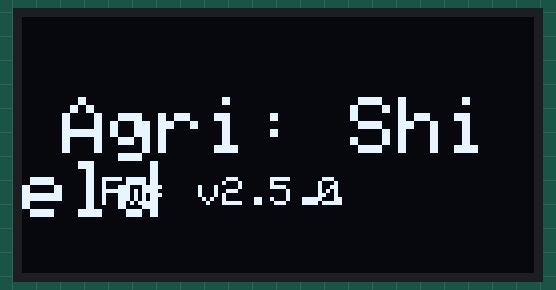
Simulated run of this sketch. Board: ESP32. Shown: 128×64 one-colour display. What the sketch prints to the serial monitor is not drawn.

Above: at 1.36 s.
At 5.7 s:
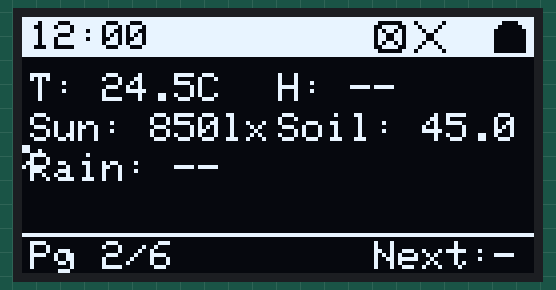
At 15.78 s:
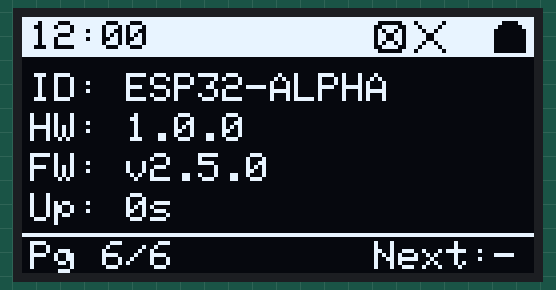
At 23.79 s:
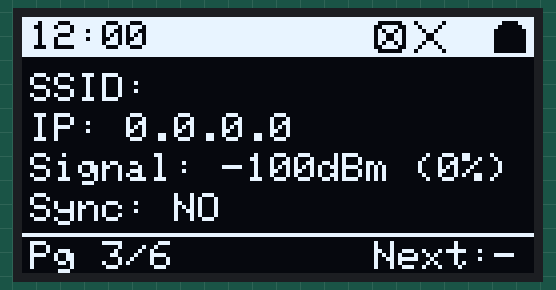
At 28.6 s:
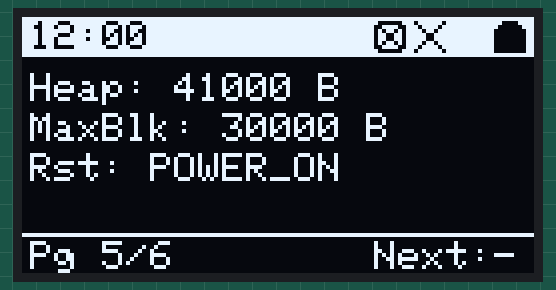
At 38.1 s:
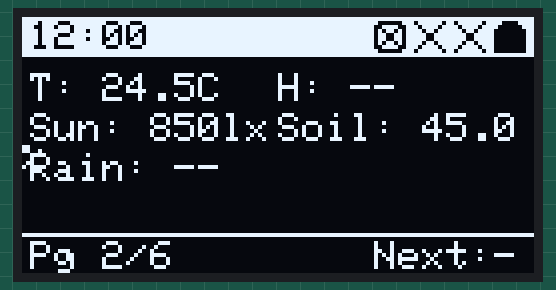

Measured:
- what the display in image 1 shows lasts 0.5 s, from 5.6 s to 6.1 s
- what the display in image 4 shows lasts 0.6 s, from 28.6 s to 29.2 s

The sketch:

Test1_OLED.ino
```cpp
/*
 * =========================================================
 * AGRI SHIELD - HARDWARE VALIDATION STAGE 1
 * MODULE: OLED Display (SSD1306)
 * =========================================================
 *
 * BOARD REQUIRED: ESP32 Dev Module
 *
 * REQUIRED ARDUINO LIBRARIES (Install via Library Manager):
 * - Adafruit SH110X (by Adafruit)
 * - Adafruit GFX Library (by Adafruit)
 * - Adafruit BusIO
 *
 * WIRING:
 * ESP32 3V3  -> OLED VCC
 * ESP32 GND  -> OLED GND
 * ESP32 G22  -> OLED SCL
 * ESP32 G21  -> OLED SDA
 *
 * OLED I2C ADDRESS: 0x3C (or 0x3D)
 * BAUD RATE: 115200
 * =========================================================
 */

#include <Arduino.h>
#include <Wire.h>
#include <Adafruit_GFX.h>
#include <Adafruit_SH110X.h>

// Flat Includes for Arduino IDE
#include "SystemData.h"
#include "MemoryManager.h"
#include "ErrorManager.h"
#include "DisplayManager.h"
#include "Logger.h"

unsigned long lastPageChange = 0;
unsigned long lastFrameTime = 0;
unsigned long lastHeartbeatTime = 0;
int testPage = 1;
uint32_t frameCount = 0;

void scanI2C() {
    Logger::info("Starting I2C Scanner...");
    Wire.begin();
    int nDevices = 0;
    for(byte address = 1; address < 127; address++) {
        Wire.beginTransmission(address);
        byte error = Wire.endTransmission();
        if (error == 0) {
            String msg = "I2C device found at address 0x";
            if (address < 16) msg += "0";
            msg += String(address, HEX);
            Logger::info(msg);

            if (address == 0x3C || address == 0x3D) {
                Logger::info("--> Detected potential OLED Display!");
            }
            nDevices++;
        }
    }
    if (nDevices == 0) {
        Logger::error("No I2C devices found. Check wiring!");
    } else {
        Logger::info("I2C Scan Complete.");
    }
}

void setup() {
    Serial.begin(115200);
    delay(1000);

    Serial.println("\n==========================================");
    Serial.println("Hardware Validation Mode: OLED (SSD1306)");
    Serial.println("==========================================");

    scanI2C();

    if (!DisplayManager::init()) {
        Serial.println("CRITICAL HALT: DisplayManager failed to initialize.");
        Serial.println("RESULT: FAIL");
        while(1) { delay(100); } // Halt safely
    }

    // Inject Dummy Values for UI Verification
    SD_System sys = SystemData::getSystem();
    sys.activePage = 1;
    SystemData::setSystem(sys);

    SD_Sensors sens = SystemData::getSensors();
    sens.temperature = 24.5;
    sens.temperatureValid = true;
    sens.humidity = 60.2;
    sens.soilMoisture = 45.0;
    sens.soilValid = true;
    sens.lightIntensity = 850;
    sens.lightValid = true;
    sens.batteryPercentage = 85;
    sens.batteryValid = true;
    sens.batteryCharging = false;
    SystemData::setSensors(sens);

    SD_Network net = SystemData::getNetwork();
    net.wifiConnected = false;
    net.backendOnline = false;
    strcpy(net.currentTime, "12:00");
    SystemData::setNetwork(net);

    Serial.println("OLED Init Complete. Entering non-blocking test loop.");
    Serial.println("RESULT: PASS (Initialization)");
}

void loop() {
    unsigned long currentMillis = millis();

    // Page Rotation Logic (every 3s)
    if (currentMillis - lastPageChange >= 3000) {
        lastPageChange = currentMillis;
        testPage++;
        if (testPage > 6) testPage = 1;

        SD_System sys = SystemData::getSystem();
        sys.activePage = testPage;
        SystemData::setSystem(sys);
    }

    // Display Update (10 FPS)
    if (currentMillis - lastFrameTime >= 100) {
        lastFrameTime = currentMillis;
        DisplayManager::update();
        frameCount++;
    }

    // Serial Heartbeat (every 5s)
    if (currentMillis - lastHeartbeatTime >= 5000) {
        lastHeartbeatTime = currentMillis;
        uint32_t freeHeap = MemoryManager::getFreeHeap();
        Serial.println("Heartbeat | Frames Rendered: " + String(frameCount) + " | Free Heap: " + String(freeHeap) + " B");
    }
}
```

DisplayManager.cpp
```cpp
#include "DisplayManager.h"
#include "GraphicsManager.h"
#include "WidgetManager.h"
#include "SystemData.h"
#include <Adafruit_SSD1306.h>

static unsigned long lastRotationTime = 0;
static unsigned long lastDrawTime = 0;
static const unsigned long ROTATION_INTERVAL = 5000;
static const unsigned long FRAME_INTERVAL = 100;

bool DisplayManager::init() {
    SystemData::init();
    if(!GraphicsManager::init()) {
        Serial.println("OLED init failed");
        return false;
    }
    lastRotationTime = millis();
    return true;
}

void DisplayManager::handleAutoRotation() {
    if (millis() - lastRotationTime >= ROTATION_INTERVAL) {
        lastRotationTime = millis();
        SD_System sys = SystemData::getSystem();
        sys.activePage++;
        if (sys.activePage > 6) sys.activePage = 2; // Skip boot
        SystemData::setSystem(sys);
    }
}

void DisplayManager::drawProfessionalTheme(int page) {
    GraphicsManager::clear();

    if (page != 1) {
        WidgetManager::drawHeader();
        WidgetManager::drawFooter(); // Simplified countdown rendering
    }

    GraphicsManager::setTextColor(WHITE);

    switch (page) {
        case 1: showBoot(); break;
        case 2: showDashboard(); break;
        case 3: showNetwork(); break;
        case 4: showStorage(); break;
        case 5: showDiagnostics(); break;
        case 6: showDeviceInfo(); break;
    }

    GraphicsManager::update();
}

void DisplayManager::update() {
    if (millis() - lastDrawTime >= FRAME_INTERVAL) {
        lastDrawTime = millis();
        SD_System sys = SystemData::getSystem();
        if (sys.activePage != 1) {
            handleAutoRotation();
            sys = SystemData::getSystem();
        }
        unsigned long renderStart = micros();
        drawProfessionalTheme(sys.activePage);
        unsigned long renderEnd = micros();
        // Logger::debug("Frame Rendering Time: " + String(renderEnd - renderStart) + " us"); // Disabled to avoid serial flood
    }
}

void DisplayManager::showBoot() {
    SD_DeviceInfo dev = SystemData::getDeviceInfo();
    GraphicsManager::setTextSize(2);
    WidgetManager::drawValueField(10, 20, "Agri", "Shield");
    GraphicsManager::setTextSize(1);
    WidgetManager::drawValueField(20, 40, "FW", String(dev.firmwareVersion));

    int dots = (millis() / 500) % 4;
    String dotStr = "";
    for(int i=0; i<dots; i++) dotStr += ".";
    GraphicsManager::setCursor(70, 40);
    GraphicsManager::print(dotStr);

    if (millis() > 3000) {
        SD_System sys = SystemData::getSystem();
        sys.activePage = 2;
        SystemData::setSystem(sys);
        lastRotationTime = millis();
    }
}

void DisplayManager::showDashboard() {
    SD_Sensors sens = SystemData::getSensors();
    GraphicsManager::setTextSize(1);

    String tempStr = sens.temperatureValid ? String(sens.temperature, 1) + "C" : "--";
    String humStr = sens.humidityValid ? String(sens.humidity, 1) + "%" : "--";
    String lightStr = sens.lightValid ? String(sens.lightIntensity, 0) + "lx" : "--";
    String soilStr = sens.soilValid ? String(sens.soilMoisture, 1) + "%" : "--";
    String rainStr = sens.rainValid ? (sens.rainDetected ? "YES" : "NO") : "--";

    // Column 1 (x=2)
    WidgetManager::drawSensorCard(2, 14, "T", tempStr);
    WidgetManager::drawSensorCard(2, 24, "Sun", lightStr);
    WidgetManager::drawStatusCard(2, 34, "Rain", rainStr);

    // Column 2 (x=64)
    WidgetManager::drawSensorCard(64, 14, "H", humStr);
    WidgetManager::drawSensorCard(64, 24, "Soil", soilStr);
}

void DisplayManager::showNetwork() {
    SD_Network net = SystemData::getNetwork();
    WidgetManager::drawValueField(2, 14, "SSID", String(net.ssid));
    WidgetManager::drawValueField(2, 24, "IP", String(net.ipAddress));
    WidgetManager::drawValueField(2, 34, "Signal", String(net.rssi) + "dBm (" + String(net.wifiQuality) + "%)");
    WidgetManager::drawValueField(2, 44, "Sync", net.ntpSynced ? "OK" : "NO");
}

void DisplayManager::showStorage() {
    SD_Storage stor = SystemData::getStorage();
    WidgetManager::drawValueField(2, 14, "SD", stor.sdHealthy ? "OK" : "ERROR");
    WidgetManager::drawValueField(64, 14, "Queue", String(stor.pendingRecords));
    WidgetManager::drawValueField(2, 24, "Free", String(stor.freeSpaceMB) + " MB");
    WidgetManager::drawValueField(2, 34, "File", String(stor.currentLogFile).substring(0, 16));

    float pct = 0.0f;
    if (stor.totalSpaceMB > 0) pct = ((float)stor.usedSpaceMB / stor.totalSpaceMB) * 100.0f;
    WidgetManager::drawProgressBar(2, 44, 124, 8, pct);
}

void DisplayManager::showDiagnostics() {
    SD_DeviceInfo dev = SystemData::getDeviceInfo();
    SD_System sys = SystemData::getSystem();
    WidgetManager::drawValueField(2, 14, "Heap", String(ESP.getFreeHeap()) + " B");
    WidgetManager::drawValueField(2, 24, "MaxBlk", String(ESP.getMaxAllocHeap()) + " B");
    WidgetManager::drawValueField(2, 34, "Rst", String(dev.restartReason));
}

void DisplayManager::showDeviceInfo() {
    SD_DeviceInfo dev = SystemData::getDeviceInfo();
    WidgetManager::drawValueField(2, 14, "ID", String(dev.deviceId));
    WidgetManager::drawValueField(2, 24, "HW", String(dev.hardwareVersion));
    WidgetManager::drawValueField(2, 34, "FW", String(dev.firmwareVersion));
    WidgetManager::drawValueField(2, 44, "Up", String(dev.uptimeSeconds) + "s");
}
```

DisplayManager.h
```cpp
#pragma once
#include <Arduino.h>

class DisplayManager {
public:
    static bool init();
    static void update();

private:
    static void drawProfessionalTheme(int page);
    static void handleAutoRotation();

    static void showBoot();
    static void showDashboard();
    static void showNetwork();
    static void showStorage();
    static void showDiagnostics();
    static void showDeviceInfo();
};
```

ErrorManager.cpp
```cpp
#include "ErrorManager.h"
#include "Logger.h"
#include "SystemData.h"

void ErrorManager::throwError(String errorCode) {
    Logger::error("System Fault: " + errorCode);
    SD_System sys = SystemData::getSystem();
    strncpy(sys.errorCode, errorCode.c_str(), sizeof(sys.errorCode) - 1);
    SystemData::setSystem(sys);
}
void ErrorManager::logErrors() {
    // future centralized log logic
}
```

ErrorManager.h
```cpp
#pragma once
#include <Arduino.h>
class ErrorManager {
public:
    static void throwError(String errorCode);
    static void logErrors();
};
```

GraphicsManager.cpp
```cpp
#include "GraphicsManager.h"

#define SCREEN_WIDTH 128
#define SCREEN_HEIGHT 64
#define OLED_RESET -1
#define OLED_ADDR 0x3C

static Adafruit_SH1106G display(SCREEN_WIDTH, SCREEN_HEIGHT, &Wire, OLED_RESET);

bool GraphicsManager::init() {
    Wire.begin();
    if(!display.begin(OLED_ADDR, true)) {
        return false;
    }
    display.clearDisplay();
    display.display();
    return true;
}

void GraphicsManager::clear() {
    display.clearDisplay();
}

void GraphicsManager::update() {
    display.display();
}

void GraphicsManager::drawLine(int x0, int y0, int x1, int y1, uint16_t color) {
    display.drawLine(x0, y0, x1, y1, color);
}

void GraphicsManager::fillRect(int x, int y, int w, int h, uint16_t color) {
    display.fillRect(x, y, w, h, color);
}

void GraphicsManager::drawRect(int x, int y, int w, int h, uint16_t color) {
    display.drawRect(x, y, w, h, color);
}

void GraphicsManager::setCursor(int x, int y) {
    display.setCursor(x, y);
}

void GraphicsManager::setTextColor(uint16_t color, uint16_t bg) {
    if (bg == 0xFFFF) {
        display.setTextColor(color);
    } else {
        display.setTextColor(color, bg);
    }
}

void GraphicsManager::setTextSize(int size) {
    display.setTextSize(size);
}

void GraphicsManager::print(String text) {
    display.print(text);
    Serial.println("[OLED] " + text);
}

void GraphicsManager::printf(const char* format, ...) {
    char buffer[64];
    va_list args;
    va_start(args, format);
    vsnprintf(buffer, sizeof(buffer), format, args);
    va_end(args);
    display.print(buffer);
    Serial.println("[OLED] " + String(buffer));
}

void GraphicsManager::drawBitmap(int x, int y, const uint8_t *bitmap, int w, int h, uint16_t color) {
    display.drawBitmap(x, y, bitmap, w, h, color);
}

void GraphicsManager::drawTrendGraphBox(int x, int y, int w, int h) {
    // Placeholder for future graph logic
    display.drawRect(x, y, w, h, WHITE);
    display.setCursor(x + 2, y + 2);
    display.print("Graph");
}
```

GraphicsManager.h
```cpp
#pragma once
#include <Arduino.h>
#include <Wire.h>
#include <Adafruit_GFX.h>
#include <Adafruit_SH110X.h>

#ifndef WHITE
#define WHITE SH110X_WHITE
#endif

#ifndef BLACK
#define BLACK SH110X_BLACK
#endif

class GraphicsManager {
public:
    static bool init();
    static void clear();
    static void update();

    // Primitives
    static void drawLine(int x0, int y0, int x1, int y1, uint16_t color);
    static void fillRect(int x, int y, int w, int h, uint16_t color);
    static void drawRect(int x, int y, int w, int h, uint16_t color);

    // Text
    static void setCursor(int x, int y);
    static void setTextColor(uint16_t color, uint16_t bg = 0xFFFF);
    static void setTextSize(int size);
    static void print(String text);
    static void printf(const char* format, ...);

    // Bitmaps
    static void drawBitmap(int x, int y, const uint8_t *bitmap, int w, int h, uint16_t color);

    // Future Graph Reservation
    static void drawTrendGraphBox(int x, int y, int w, int h);
};
```

Icons.h
```cpp
#pragma once
// 8x8 Icons for OLED (PROGMEM)
#include <pgmspace.h>

const unsigned char icon_wifi_on [] PROGMEM = {
  0x18, 0x3c, 0x7e, 0xff, 0xff, 0x7e, 0x3c, 0x18
};
const unsigned char icon_wifi_off [] PROGMEM = {
  0x81, 0x42, 0x24, 0x18, 0x18, 0x24, 0x42, 0x81
};
const unsigned char icon_batt_full [] PROGMEM = {
  0x3c, 0x7e, 0xff, 0xff, 0xff, 0xff, 0xff, 0xff
};
const unsigned char icon_batt_low [] PROGMEM = {
  0x3c, 0x42, 0x81, 0x81, 0x81, 0x81, 0xff, 0xff
};
const unsigned char icon_sd_ok [] PROGMEM = {
  0x7e, 0xff, 0xff, 0xdb, 0xdb, 0xdb, 0xff, 0xff
};
const unsigned char icon_sd_err [] PROGMEM = {
  0x7e, 0xc3, 0xa5, 0x99, 0x99, 0xa5, 0xc3, 0x7e
};
const unsigned char icon_backend_ok [] PROGMEM = {
  0x18, 0x3c, 0x5a, 0x99, 0x99, 0x5a, 0x3c, 0x18
};
const unsigned char icon_backend_err [] PROGMEM = {
  0x81, 0x42, 0x24, 0x18, 0x18, 0x24, 0x42, 0x81
};

const unsigned char icon_batt_100 [] PROGMEM = { 0x3c, 0x7e, 0xff, 0xff, 0xff, 0xff, 0xff, 0xff };
const unsigned char icon_batt_75  [] PROGMEM = { 0x3c, 0x42, 0xff, 0xff, 0xff, 0xff, 0xff, 0xff };
const unsigned char icon_batt_50  [] PROGMEM = { 0x3c, 0x42, 0x81, 0x81, 0xff, 0xff, 0xff, 0xff };
const unsigned char icon_batt_25  [] PROGMEM = { 0x3c, 0x42, 0x81, 0x81, 0x81, 0x81, 0xff, 0xff };
const unsigned char icon_batt_0   [] PROGMEM = { 0x3c, 0x42, 0x81, 0x81, 0x81, 0x81, 0x81, 0xff };
const unsigned char icon_charging [] PROGMEM = { 0x18, 0x24, 0x42, 0x7e, 0x18, 0x18, 0x18, 0x18 }; // simplified bolt
```

Logger.cpp
```cpp
#include "Logger.h"
#include "Config.h"

void Logger::info(String msg) {
    if (DEBUG_MODE >= 1) Serial.println("[INFO] " + msg);
}
void Logger::warning(String msg) {
    if (DEBUG_MODE >= 1) Serial.println("[WARN] " + msg);
}
void Logger::error(String msg) {
    if (DEBUG_MODE >= 1) Serial.println("[ERROR] " + msg);
}
void Logger::debug(String msg) {
    if (DEBUG_MODE >= 2) Serial.println("[DEBUG] " + msg);
}
```

Logger.h
```cpp
#pragma once
#include <Arduino.h>
class Logger {
public:
    static void info(String msg);
    static void warning(String msg);
    static void error(String msg);
    static void debug(String msg);
};
```

MemoryManager.cpp
```cpp
#include "MemoryManager.h"
#include "Logger.h"

uint32_t MemoryManager::getFreeHeap() { return ESP.getFreeHeap(); }
uint32_t MemoryManager::getLargestBlock() { return ESP.getMaxAllocHeap(); }

void MemoryManager::printMemoryStats() {
    Logger::info("Heap: " + String(getFreeHeap()) + " B | MaxBlock: " + String(getLargestBlock()) + " B");
}
```

MemoryManager.h
```cpp
#pragma once
#include <Arduino.h>
class MemoryManager {
public:
    static uint32_t getFreeHeap();
    static uint32_t getLargestBlock();
    static void printMemoryStats();
};
```

WidgetManager.h
```cpp
#pragma once
#include <Arduino.h>

class WidgetManager {
public:
    static void drawHeader();
    static void drawFooter();
    static void drawSensorCard(int x, int y, String label, String value);
    static void drawStatusCard(int x, int y, String label, String status);
    static void drawProgressBar(int x, int y, int w, int h, float percentage);
    static void drawValueField(int x, int y, String key, String value);
    static void drawIconLabel(int x, int y, const uint8_t *icon, String label);
    static void drawNotificationBanner(String message);
};
```

Config.h
```cpp
#pragma once
// Global Debug Mode
#define DEBUG_MODE 1 // 0=OFF, 1=INFO, 2=VERBOSE

// WiFi
#define WIFI_SSID "vivot4pro"
#define WIFI_PASS "12345678900"

// Backend
#define API_BASE_URL "http://192.168.1.100:8000/api/v1"
#define DEVICE_ID "ESP32-NODE-ALPHA"

// Test Selector (Phase 1)
#define RUN_TEST_MODE 0 // 0=Production, 1=OLED, 2=DHT, 3=BH1750
```

Source omitted: SystemData.cpp (4047 bytes), SystemData.h (4057 bytes), WidgetManager.cpp (3162 bytes)
